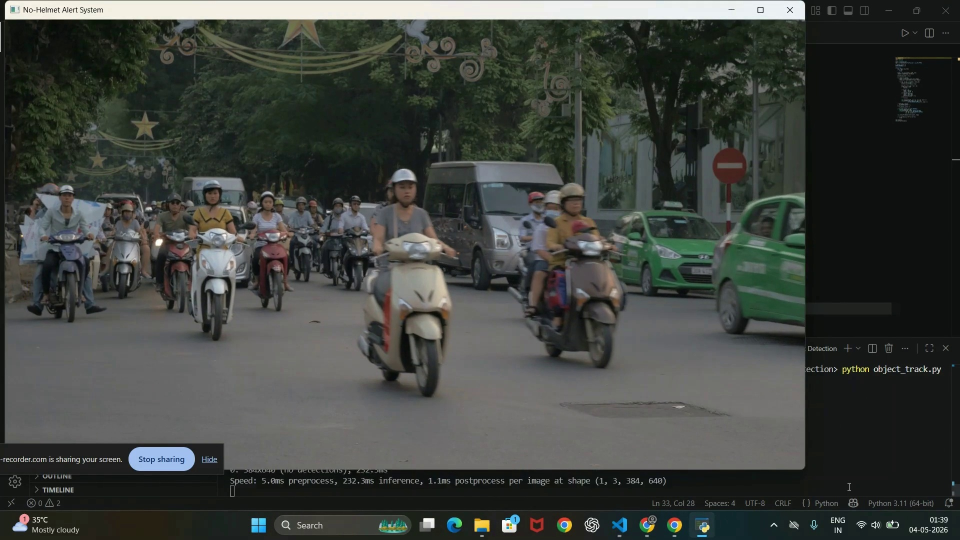
#> input picture storage/evidence/CH-20260908-0004_full.jpg, 1920 x 1080 px (shown at 1/2 size); its folder holds only this picture in this run
$ python -i anpr.py   (imports and definitions only)
#> lines starting #> are read from the running program, lines starting #| are printed output that depends on the picture
#> further down, picture is the input picture: shape (1080, 1920, 3); mean B, G, R 63.4, 67.6, 63.9
"""
SmartChallan AI - Automatic License Plate Recognition (ANPR) Module
Extracts motorcycle license plate ROIs, applies computer vision preprocessing,
and extracts alphanumeric registration numbers using deep-learning OCR (EasyOCR).
"""

import os
import re
import cv2
import numpy as np
from typing import Tuple, Optional

_READER = None


# [39 lines left out: functions get_ocr_reader, extract_plate_roi, not called in this run]


def preprocess_plate_image(plate_img: np.ndarray) -> np.ndarray:
    """
    Applies image preprocessing to improve OCR character edge contrast:
    - Grayscale conversion
    - Bilateral filtering for edge-preserving denoising
    - Contrast Limited Adaptive Histogram Equalization (CLAHE)
    """
    if plate_img is None or plate_img.size == 0:
        return plate_img

    # Convert to grayscale if 3 channels
    if len(plate_img.shape) == 3:
        gray = cv2.cvtColor(plate_img, cv2.COLOR_BGR2GRAY)
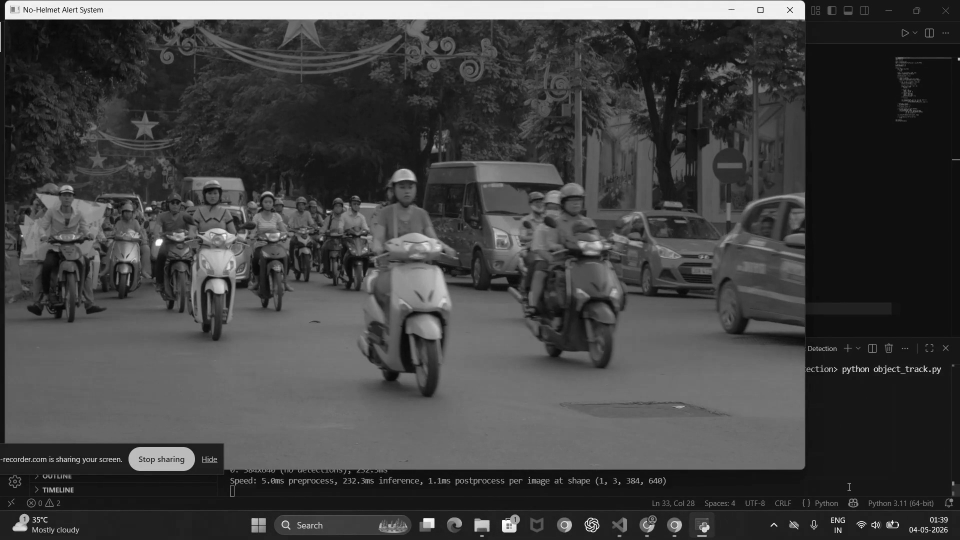
#> gray: shape (1080, 1920) (shown at 1/2 size); min 0, max 255, mean 66
    else:
        gray = plate_img

    # Resize up if very small to assist OCR
    gh, gw = gray.shape
#> gh = 1080; gw = 1920
    if gh < 80 or gw < 180:
        scale = max(80.0 / gh, 180.0 / gw)
        gray = cv2.resize(gray, (int(gw * scale), int(gh * scale)), interpolation=cv2.INTER_CUBIC)

    # Denoise while preserving sharp character boundaries
    denoised = cv2.bilateralFilter(gray, 9, 75, 75)

    # Enhance contrast
    clahe = cv2.createCLAHE(clipLimit=2.5, tileGridSize=(8, 8))
    enhanced = clahe.apply(denoised)
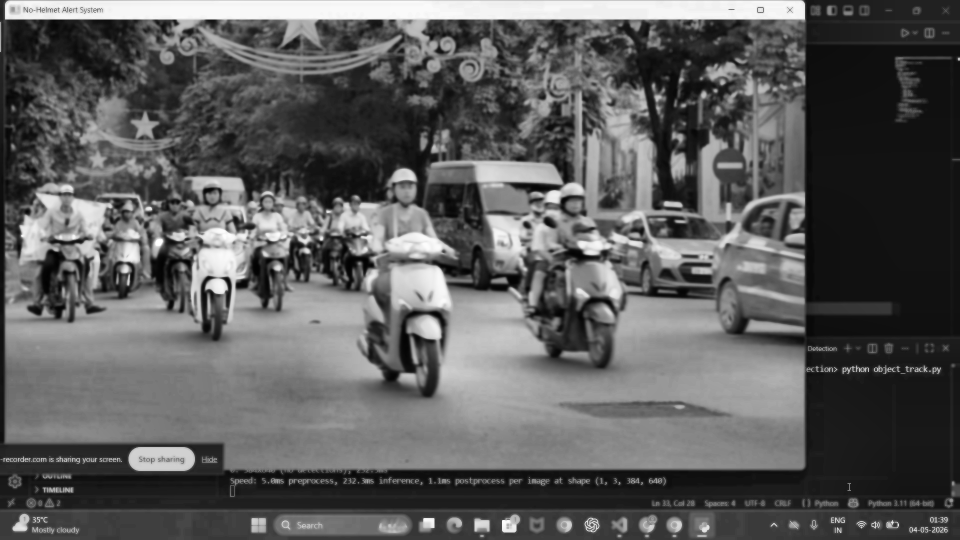
#> enhanced: shape (1080, 1920) (shown at 1/2 size); min 2, max 255, mean 92.3

    return enhanced


# [60 lines left out: functions clean_plate_text, format_indian_plate, read_license_plate, not called in this run]

>>> import cv2
>>> picture = cv2.imread('../storage/evidence/CH-20260908-0004_full.jpg')
>>> result = preprocess_plate_image(picture)

$ run again, on storage/evidence/CH-20260908-0010_full.jpg
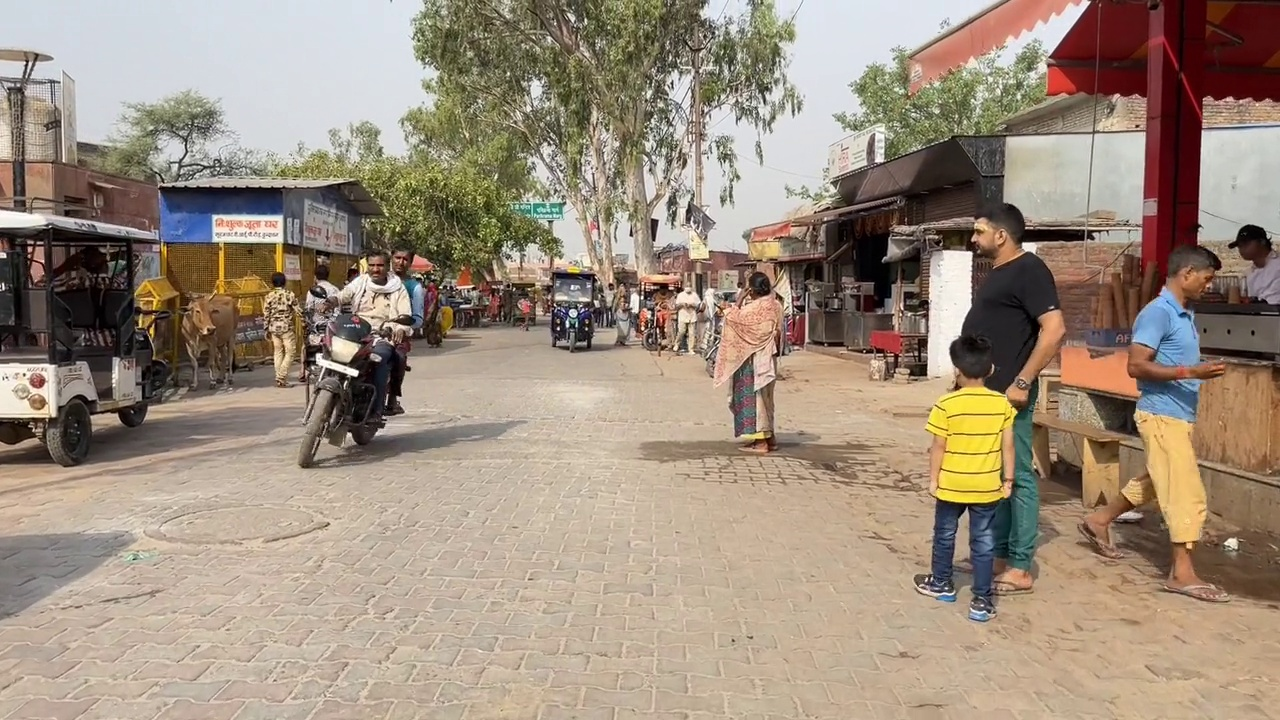
#> input picture storage/evidence/CH-20260908-0010_full.jpg, 1280 x 720 px
#> picture is the input picture: shape (720, 1280, 3); mean B, G, R 125.6, 142, 158
#> in preprocess_plate_image, `gray = cv2.cvtColor(plate_img, cv2.COLOR_BGR2GRAY)`:
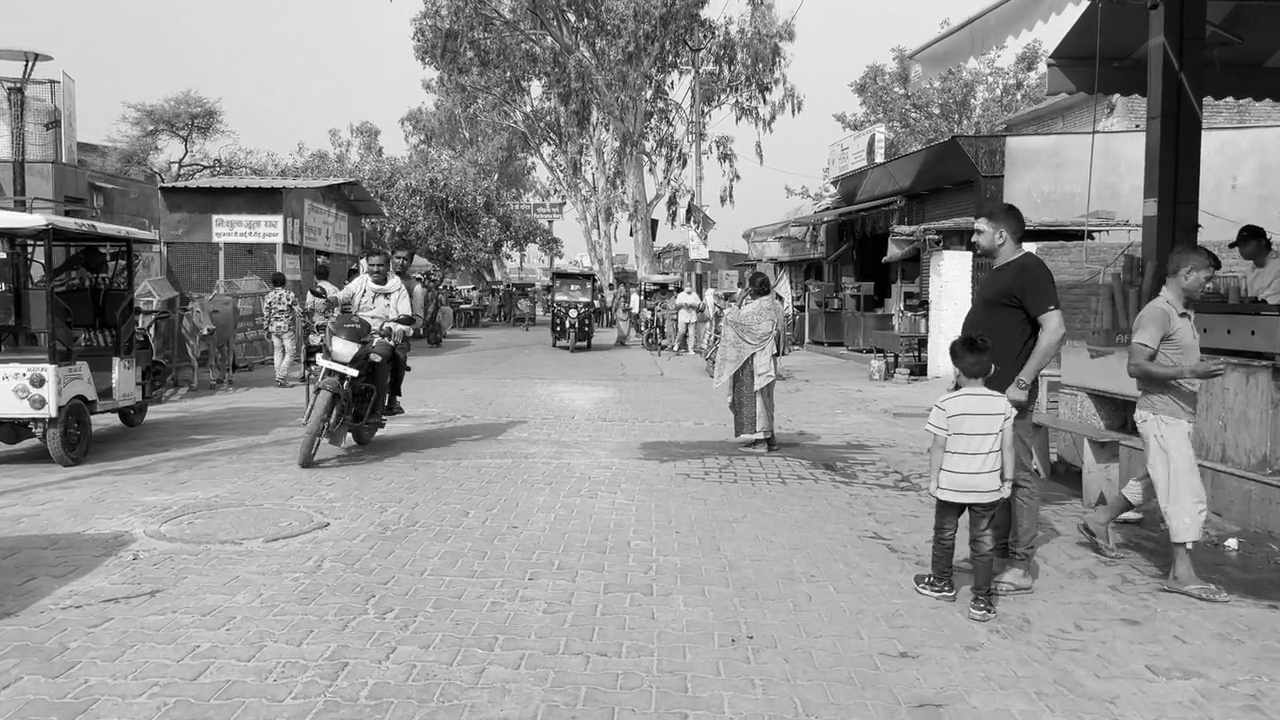
#> gray: shape (720, 1280); min 0, max 255, mean 144.9
#> in preprocess_plate_image, `enhanced = clahe.apply(denoised)`:
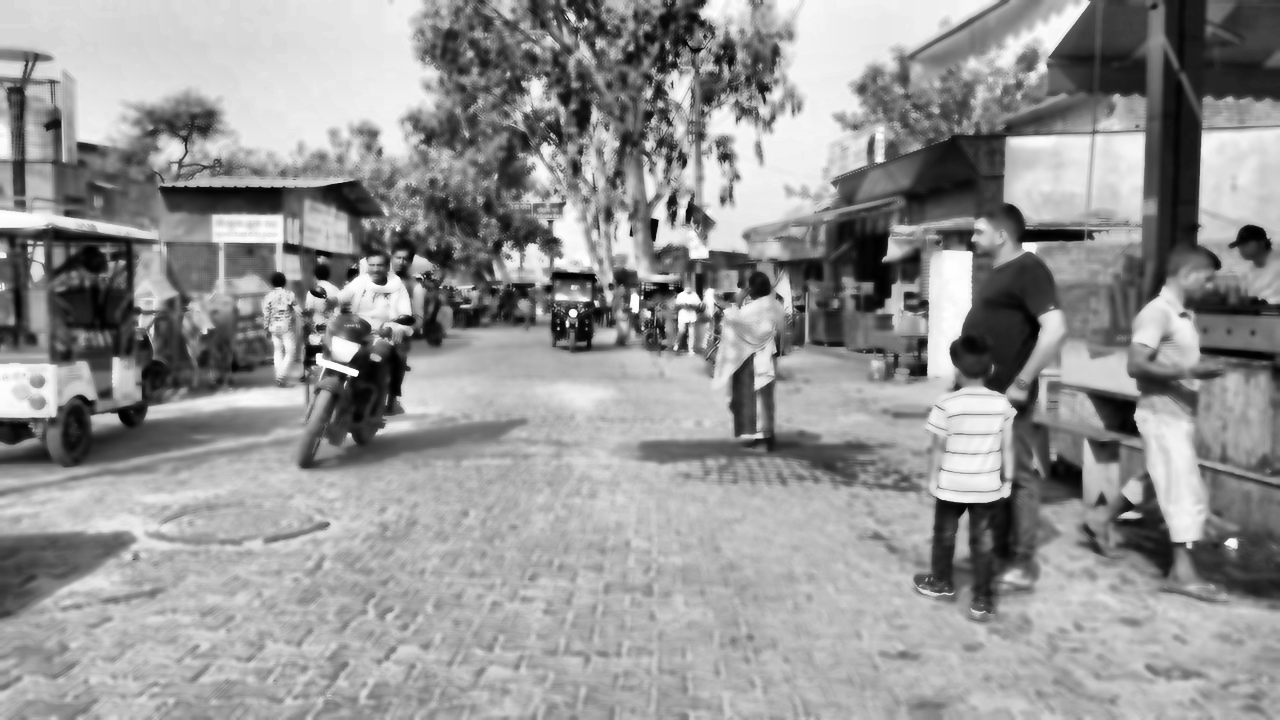
#> enhanced: shape (720, 1280); min 0, max 255, mean 148.4

$ run again, on storage/evidence/CH-20260908-0075_full.jpg
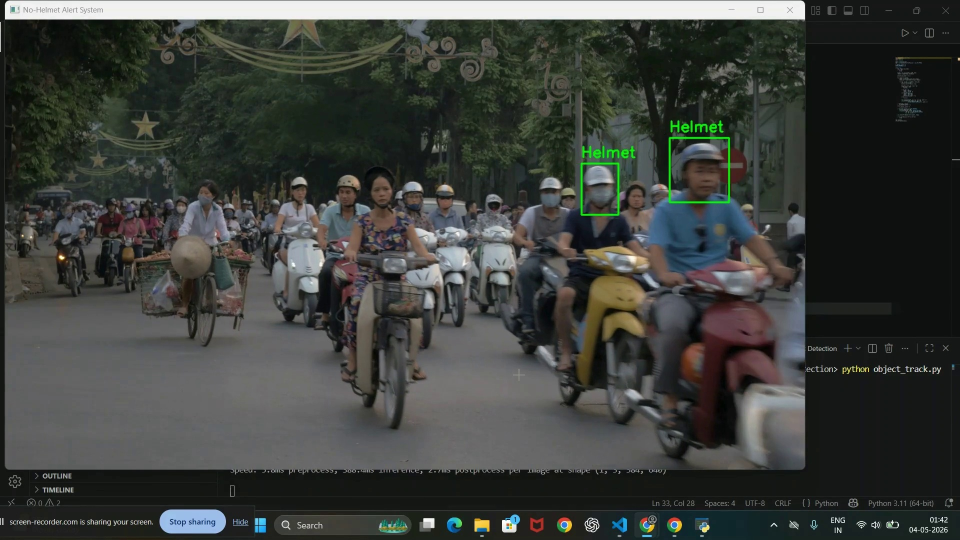
#> input picture storage/evidence/CH-20260908-0075_full.jpg, 1920 x 1080 px (shown at 1/2 size)
#> picture is the input picture: shape (1080, 1920, 3); mean B, G, R 60.2, 64.1, 61.1
#> in preprocess_plate_image, `gray = cv2.cvtColor(plate_img, cv2.COLOR_BGR2GRAY)`:
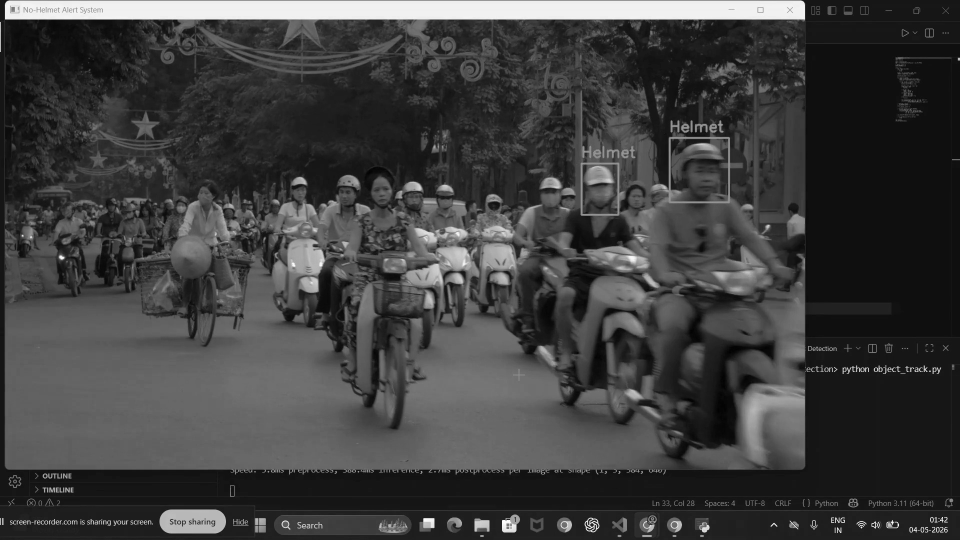
#> gray: shape (1080, 1920) (shown at 1/2 size); min 0, max 255, mean 62.7
#> in preprocess_plate_image, `enhanced = clahe.apply(denoised)`:
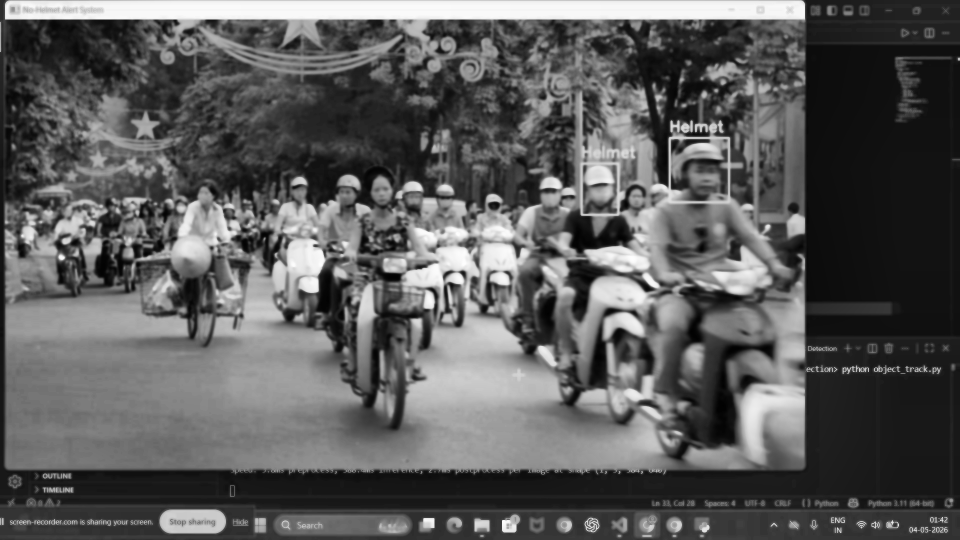
#> enhanced: shape (1080, 1920) (shown at 1/2 size); min 1, max 254, mean 91.1
